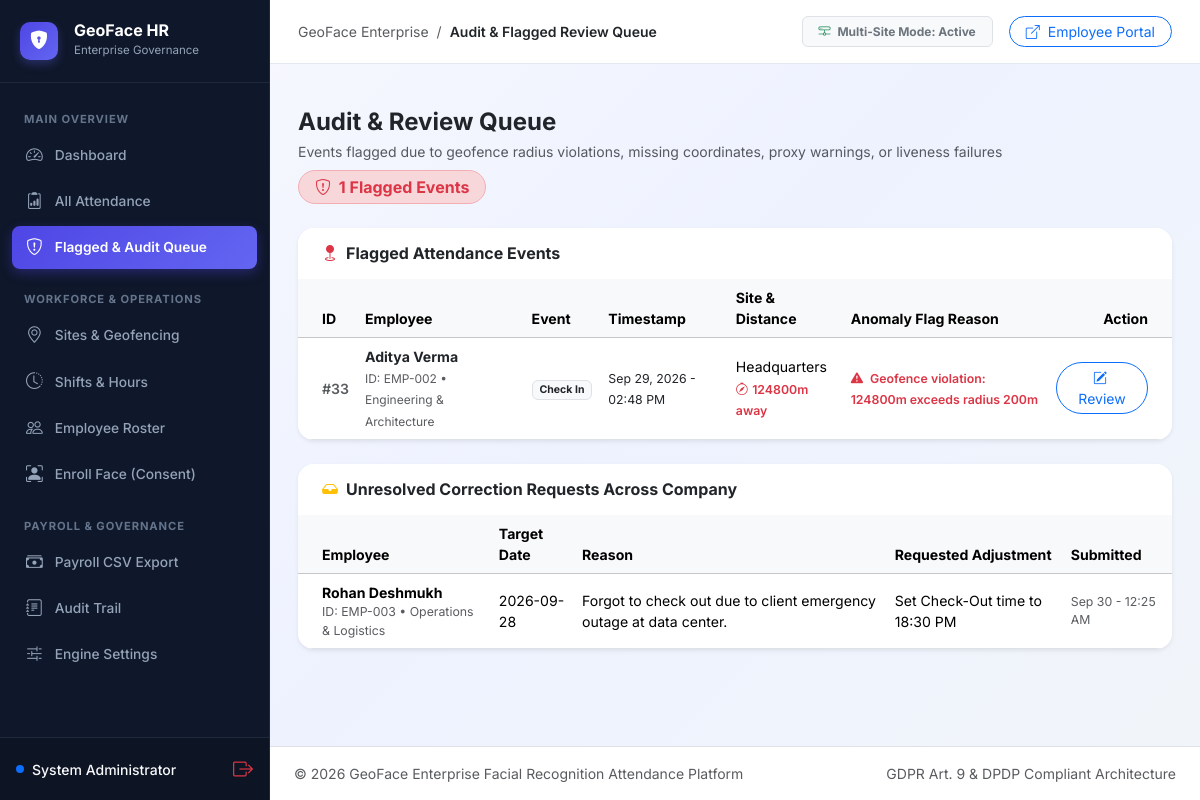
The page /admin/flagged-queue (signed in) on the database its author committed.
### tables this page shows
CREATE TABLE attendance_events (
            id INTEGER PRIMARY KEY AUTOINCREMENT,
            employee_id INTEGER NOT NULL,
            event_type TEXT NOT NULL,
            timestamp TEXT NOT NULL,
            latitude REAL,
            longitude REAL,
            address TEXT,
            site_id INTEGER,
            distance_from_site_meters REAL,
            within_geofence INTEGER DEFAULT 1,
            confidence REAL,
            liveness_passed INTEGER DEFAULT 1,
            geotagged_photo_path TEXT,
            status TEXT DEFAULT 'on_time',
            flagged INTEGER DEFAULT 0,
            flag_reason TEXT,
            reviewed_by INTEGER,
            review_note TEXT,
            created_at TEXT NOT NULL,
            FOREIGN KEY (employee_id) REFERENCES employees(id),
            FOREIGN KEY (site_id) REFERENCES sites(id)
        );

CREATE TABLE employees (
            id INTEGER PRIMARY KEY AUTOINCREMENT,
            name TEXT NOT NULL,
            employee_code TEXT UNIQUE NOT NULL,
            department_id INTEGER,
            site_id INTEGER,
            shift_id INTEGER,
            manager_id INTEGER,
            role TEXT DEFAULT 'employee',
            email TEXT UNIQUE,
            password_hash TEXT NOT NULL,
            active INTEGER DEFAULT 1,
            biometric_consent INTEGER DEFAULT 0,
            biometric_consent_timestamp TEXT,
            created_at TEXT NOT NULL,
            FOREIGN KEY (department_id) REFERENCES departments(id),
            FOREIGN KEY (site_id) REFERENCES sites(id),
            FOREIGN KEY (shift_id) REFERENCES shifts(id),
            FOREIGN KEY (manager_id) REFERENCES employees(id)
        );

CREATE TABLE departments (
            id INTEGER PRIMARY KEY AUTOINCREMENT,
            name TEXT NOT NULL,
            manager_id INTEGER,
            created_at TEXT NOT NULL
        );

CREATE TABLE correction_requests (
            id INTEGER PRIMARY KEY AUTOINCREMENT,
            employee_id INTEGER NOT NULL,
            attendance_date TEXT NOT NULL,
            reason TEXT NOT NULL,
            requested_change TEXT NOT NULL,
            status TEXT DEFAULT 'pending',
            reviewed_by INTEGER,
            review_note TEXT,
            reviewed_at TEXT,
            created_at TEXT NOT NULL,
            FOREIGN KEY (employee_id) REFERENCES employees(id),
            FOREIGN KEY (reviewed_by) REFERENCES employees(id)
        );

### blueprints/admin/routes.py (the view, shortened to what this page needs)
@admin_bp.route("/flagged")
@admin_bp.route("/flagged-queue")
@login_required_admin
def flagged_queue():
    conn = get_db_connection()
    c = conn.cursor()
    c.execute("""
        SELECT a.id, a.employee_id, a.event_type, a.timestamp, a.latitude, a.longitude,
               a.address, a.distance_from_site_meters, a.within_geofence, a.confidence,
               a.status, a.flagged, a.flag_reason, a.geotagged_photo_path, a.review_note,
               e.name, e.employee_code, d.name AS department_name, s.name AS site_name
        FROM attendance_events a
        JOIN employees e ON a.employee_id = e.id
        LEFT JOIN departments d ON e.department_id = d.id
        LEFT JOIN sites s ON a.site_id = s.id
        WHERE a.flagged = 1 OR a.status = 'flagged' OR a.within_geofence = 0
        ORDER BY a.timestamp DESC
    """)
    flagged_events = [dict(r) for r in c.fetchall()]
    for f in flagged_events:
        f["time_display"] = format_local_timestamp(f["timestamp"], include_year=True)
    c.execute("""
        SELECT cr.*, e.name, e.employee_code, d.name AS department_name
        FROM correction_requests cr
        JOIN employees e ON cr.employee_id = e.id
        LEFT JOIN departments d ON e.department_id = d.id
        WHERE cr.status = 'pending'
        ORDER BY cr.created_at DESC
    """)
    pending_corrections = [dict(r) for r in c.fetchall()]
    conn.close()
    for cr in pending_corrections:
        cr["created_display"] = format_local_timestamp(cr["created_at"], include_year=False)
    return render_template(
        "admin/flagged_queue.html",
        records=flagged_events,
        pending_corrections=pending_corrections
    )

### config.py (called while the page is built)
def get_app_timezone():
    tz_str = os.environ.get("APP_TIMEZONE") or os.environ.get("TIMEZONE") or "Asia/Kolkata"
    try:
        return zoneinfo.ZoneInfo(tz_str)
    except Exception:
        try:
            return datetime.timezone(datetime.timedelta(hours=5, minutes=30))
        except Exception:
            return datetime.timezone.utc

def format_local_timestamp(iso_val, include_year=True):
    if not iso_val:
        return "—"
    try:
        if isinstance(iso_val, str):
            clean_str = iso_val.replace("Z", "+00:00")
            dt = datetime.datetime.fromisoformat(clean_str)
        elif isinstance(iso_val, datetime.datetime):
            dt = iso_val
        else:
            return str(iso_val)
        if dt.tzinfo is None:
            dt = dt.replace(tzinfo=datetime.timezone.utc)
        app_tz = get_app_timezone()
        local_dt = dt.astimezone(app_tz)
        if include_year:
            return local_dt.strftime("%b %d, %Y - %I:%M %p")
        return local_dt.strftime("%b %d - %I:%M %p")
    except Exception:
        return str(iso_val)

### core/auth.py (called while the page is built, shortened)
def login_required_admin(f):
    @wraps(f)
    def decorated_function(*args, **kwargs):
        role = session.get("role")
        admin_id = session.get("admin_id")
        return f(*args, **kwargs)
    return decorated_function

### core/db.py (called while the page is built)
def get_db_connection(db_path=None):
    path = db_path or Config.DB_PATH
    conn = sqlite3.connect(path, timeout=30.0)
    conn.row_factory = sqlite3.Row
    try:
        conn.execute("PRAGMA journal_mode=WAL;")
        conn.execute("PRAGMA synchronous=NORMAL;")
    except Exception:
        pass
    return conn

### templates/admin/flagged_queue.html (shortened to what this page needs)
{% extends "admin/base_admin.html" %}
{% block page_title %}Audit & Flagged Review Queue{% endblock %}
{% block content %}
<div class="d-flex flex-wrap justify-content-between align-items-center mb-4 gap-2">
    <div>
        <h4 class="fw-bold mb-1 text-dark">Audit & Review Queue</h4>
        <p class="text-muted small mb-0">Events flagged due to geofence radius violations, missing coordinates, proxy warnings, or liveness failures</p>
    </div>
    <span class="badge bg-danger-subtle text-danger border border-danger-subtle px-3 py-2 fs-6 rounded-pill">
        <i class="bi bi-shield-exclamation me-1"></i> {{ records|length }} Flagged Events
    </span>
</div>
<div class="card border-0 shadow-sm rounded-4 bg-white overflow-hidden mb-4">
    <div class="card-header bg-white border-0 py-3 px-4">
        <h6 class="fw-bold mb-0 text-dark"><i class="bi bi-geo-fill text-danger me-2"></i>Flagged Attendance Events</h6>
    </div>
    <div class="table-responsive">
        <table class="table table-hover align-middle mb-0" style="font-size: 0.88rem;">
            <thead class="table-light text-secondary">
                <tr>
                    <th class="ps-4">ID</th>
                    <th>Employee</th>
                    <th>Event</th>
                    <th>Timestamp</th>
                    <th>Site & Distance</th>
                    <th>Anomaly Flag Reason</th>
                    <th class="text-end pe-4">Action</th>
                </tr>
            </thead>
            <tbody>
                {% if records %}
                    {% for r in records %}
                    <tr>
                        <td class="ps-4 text-muted fw-semibold">#{{ r.id }}</td>
                        <td>
                            <div class="fw-bold text-dark">{{ r.name }}</div>
                            <span class="text-muted" style="font-size: 0.75rem;">ID: {{ r.employee_code or '—' }} • {{ r.department_name or 'General' }}</span>
                        </td>
                        <td>
                            <span class="badge bg-light text-dark border">{{ r.event_type|replace('_', ' ')|title }}</span>
                        </td>
                        <td>
                            <span class="text-dark small">{{ r.time_display }}</span>
                        </td>
                        <td>
                            <div>{{ r.site_name or 'Headquarters' }}</div>
                            {% if r.distance_from_site_meters is not none %}
                            <span class="text-danger small fw-semibold">
                                <i class="bi bi-compass me-1"></i>{{ r.distance_from_site_meters|int }}m away
                            </span>
                            {% else %}
                            <span class="text-muted small">No GPS</span>
                            {% endif %}
                        </td>
                        <td>
                            <span class="text-danger small fw-semibold">
                                <i class="bi bi-exclamation-triangle-fill me-1"></i>
                                {{ r.flag_reason or r.review_note or 'Geofence violation or missing coordinates' }}
                            </span>
                        </td>
                        <td class="text-end pe-4">
                            <button type="button" class="btn btn-sm btn-outline-primary rounded-pill px-3 py-1" data-bs-toggle="modal" data-bs-target="#reviewModal{{ r.id }}">
                                <i class="bi bi-pencil-square me-1"></i> Review
                            </button>
                        </td>
                    </tr>
                    {% endfor %}
                {% endif %}
            </tbody>
        </table>
    </div>
</div>
{% if pending_corrections %}
<div class="card border-0 shadow-sm rounded-4 bg-white overflow-hidden">
    <div class="card-header bg-white border-0 py-3 px-4">
        <h6 class="fw-bold mb-0 text-dark"><i class="bi bi-inbox-fill text-warning me-2"></i>Unresolved Correction Requests Across Company</h6>
    </div>
    <div class="table-responsive">
        <table class="table table-hover align-middle mb-0" style="font-size: 0.88rem;">
            <thead class="table-light text-secondary">
                <tr>
                    <th class="ps-4">Employee</th>
                    <th>Target Date</th>
                    <th>Reason</th>
                    <th>Requested Adjustment</th>
                    <th>Submitted</th>
                </tr>
            </thead>
            <tbody>
                {% for cr in pending_corrections %}
                <tr>
                    <td class="ps-4">
                        <div class="fw-bold">{{ cr.name }}</div>
                        <div class="text-muted small">ID: {{ cr.employee_code }} • {{ cr.department_name }}</div>
                    </td>
                    <td>{{ cr.attendance_date }}</td>
                    <td>{{ cr.reason }}</td>
                    <td>{{ cr.requested_change }}</td>
                    <td class="text-muted small">{{ cr.created_display }}</td>
                </tr>
                {% endfor %}
            </tbody>
        </table>
    </div>
</div>
{% endif %}
{% endblock %}

### static/css/style.css (style rules this page uses)
:root { --primary: #4f46e5; --primary-hover: #4338ca; --primary-light: #e0e7ff; --success: #10b981; --success-light: #d1fae5; --warning: #f59e0b; --warning-light: #fef3c7; --danger: #ef4444; --danger-light: #fee2e2; --dark: #0f172a; --slate-800: #1e293b; --slate-700: #334155; --slate-600: #475569; --slate-500: #64748b; --slate-400: #94a3b8; --slate-200: #e2e8f0; --slate-100: #f1f5f9; --bg-gradient: linear-gradient(135deg, #f8fafc 0%, #eef2ff 50%, #f1f5f9 100%); --card-bg: rgba(255, 255, 255, 0.95); --card-shadow: 0 10px 25px -5px rgba(0, 0, 0, 0.05), 0 8px 10px -6px rgba(0, 0, 0, 0.03); --card-shadow-hover: 0 20px 30px -10px rgba(79, 70, 229, 0.12); --radius-lg: 16px; --radius-md: 12px; --radius-sm: 8px; }
* { box-sizing: border-box; }
body { margin: 0; padding: 0; font-family: 'Inter', -apple-system, BlinkMacSystemFont, 'Segoe UI', Roboto, sans-serif; background: var(--bg-gradient); background-attachment: fixed; color: var(--slate-800); min-height: 100vh; -webkit-font-smoothing: antialiased; }

### templates/admin/base_admin.html (style rules this page uses)
:root { --admin-primary: #4f46e5; --admin-primary-hover: #4338ca; --admin-accent: #6366f1; --admin-sidebar-bg: #0f172a; --admin-sidebar-border: #1e293b; }
body { background-color: #f8fafc; color: #1e293b; font-family: 'Inter', system-ui, -apple-system, sans-serif; }

### rows shown on the page
attendance_events: id "33", name "Aditya Verma", employee_code "EMP-002", name "Engineering & Architecture", event_type "Check In", time_display "Sep 29, 2026 - 02:48 PM", site_name "Headquarters", distance_from_site_meters "124800", flag_reason "Geofence violation: 124800m exceeds radius 200m"
correction_requests: name "Rohan Deshmukh", employee_code "EMP-003", department_name "Operations & Logistics", attendance_date "2026-09-28", reason "Forgot to check out due to client emergency outage at data center.", requested_change "Set Check-Out time to 18:30 PM", created_display "Sep 30 - 12:25 AM"

### other values the page prints
{{ session.get('admin_name', 'Administrator') }} "System Administrator"
{{ records|length }} "1"
